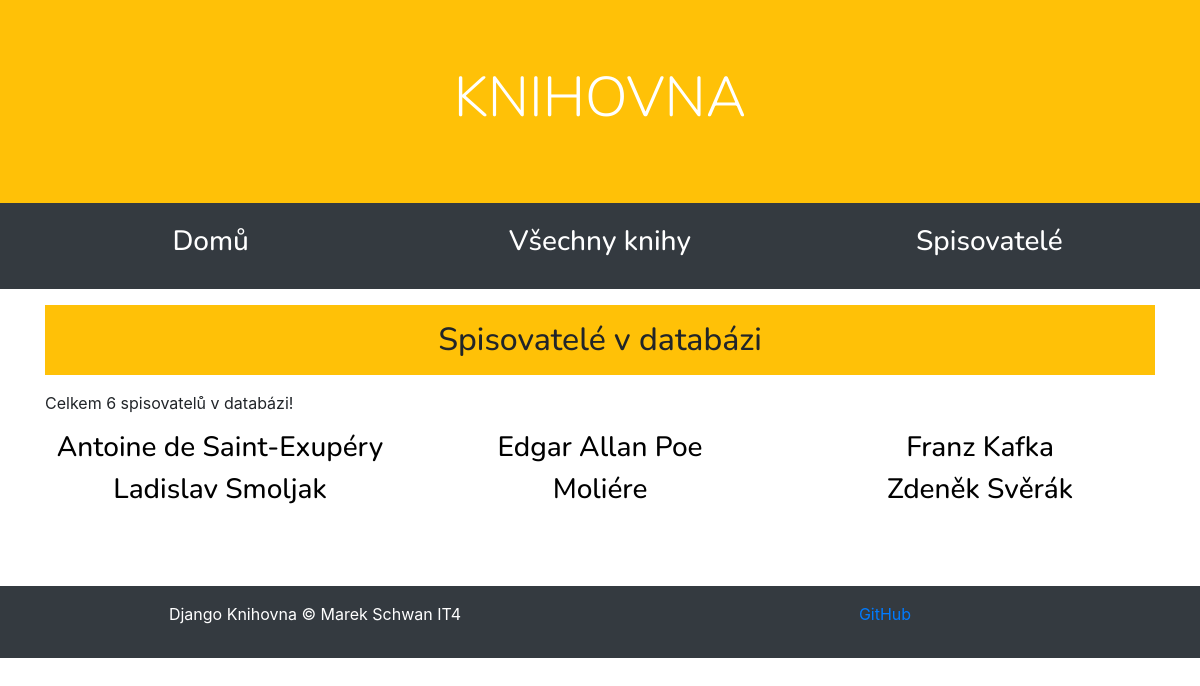
Screenshot of /templates/authors with the database file from the repository.
### books/models.py (models this page shows, shortened)
class Author(models.Model):
    name = models.CharField(max_length=100, unique=True, verbose_name="Author's name",
                            help_text='Enter author\'s name')
    bio = models.TextField(blank=True, null=True, verbose_name="Biography")
    portrait = models.ImageField(upload_to=portrait_path, blank=True, null=True, verbose_name="Portrait")
    class Meta:
        ordering = ["name"]

### books/views.py (the view)
# urls.py: path('templates/authors', views.author, name="authors"),
def author(request):
    num_authors = Author.objects.all().count()
    authors = Author.objects.all()
    context = {
        'num_authors': num_authors,
        'authors': authors
    }
    return render(request, '../templates/authors.html', context=context)

### books/templates/authors.html
{% extends 'base.html' %}
{% block content %}
    <div class="bg-warning">
        <h2 class="uppercase text-center">Spisovatelé v databázi</h2>
    </div>
    <p>Celkem {{num_authors}} spisovatelů v databázi!</p>
    <div class="row">
        {% for author in authors %}
        <div class="col-sm-4 text-center authors">
            <h3>{{author.name}}</h3>
        </div>
        {% endfor %}
    </div>
{% endblock %}

### static/css/style.css (style rules this page uses)
h2 { font-family: 'Nunito', sans-serif; }
div h2 { padding: 1rem; border-radius: 1rem !important; margin-bottom: 1rem; }
h3 { font-family: 'Nunito', sans-serif; color:#ffffff; text-decoration: none; }
.authors h3 { color:#000000; }

### rows the page displays
Author: name "Antoine de Saint-Exupéry"
Author: name "Edgar Allan Poe"
Author: name "Franz Kafka"
Author: name "Ladislav Smoljak"
Author: name "Moliére"
Author: name "Zdeněk Svěrák"

### other values shown
{{ num_authors }} "6"
